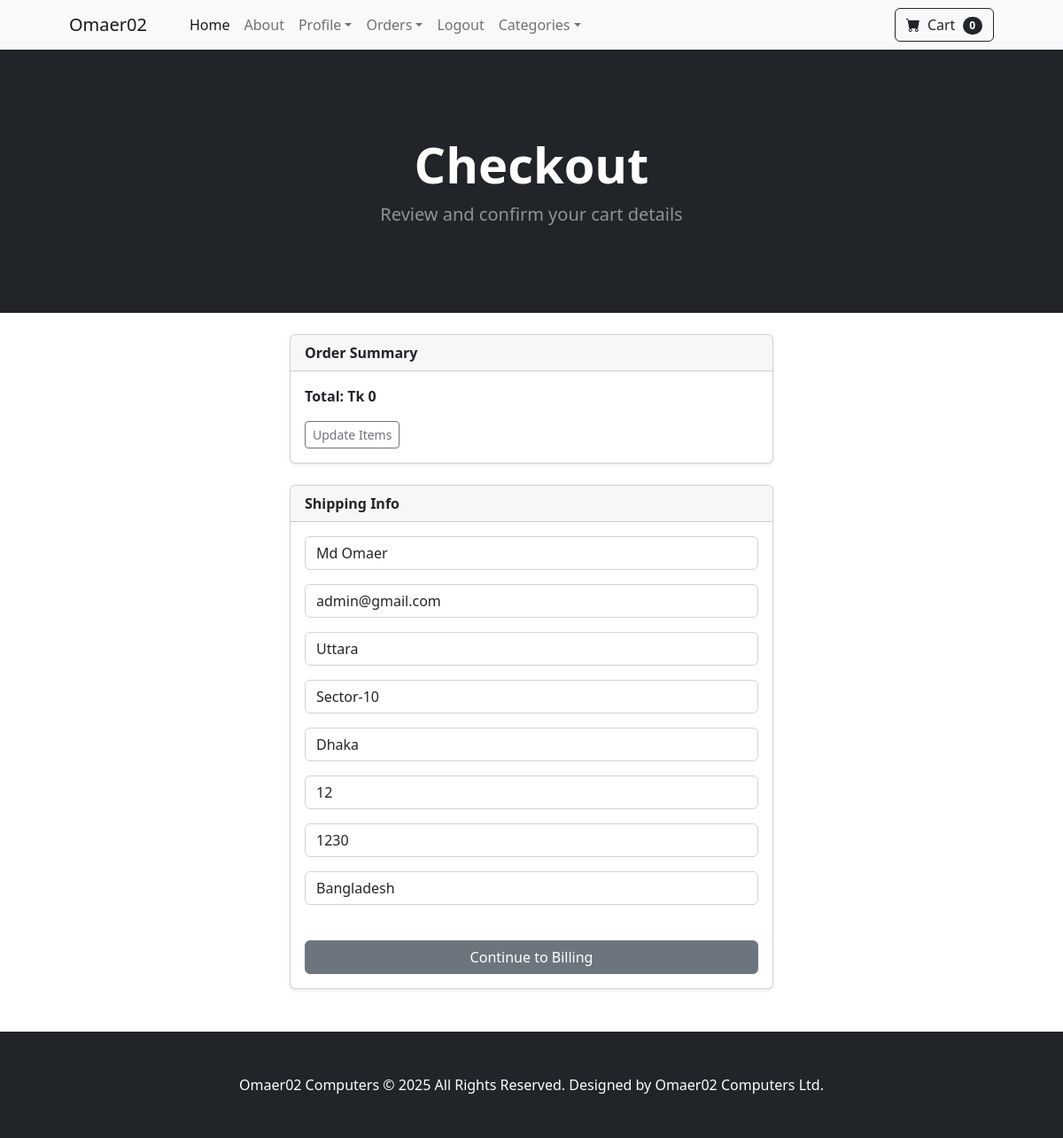
The app's page /payment/checkout (signed in) with its own data.
### payment/models.py (models this page shows, shortened)
class ShippingAddress(models.Model):
    user = models.ForeignKey(User, on_delete=models.CASCADE, null=True, blank=True)
    shippingFullName= models.CharField(max_length=255)
    shippingEmail = models.CharField(max_length=255)
    shippingAddress1 = models.CharField(max_length=255)
    shippingAddress2 = models.CharField(max_length=255, null=True, blank=True)
    shippingCity = models.CharField(max_length=255)
    shippingState = models.CharField(max_length=255, null=True, blank=True)
    shippningZipcode = models.CharField(max_length=255)
    shippingCountry = models.CharField(max_length=255)
    class Meta:
        verbose_name_plural = "Shipping Address"

### payment/views.py (the view)
# urls.py: path('checkout', views.checkout, name='checkout'),
def checkout(request):
    cart = Cart(request)
    cartProducts = cart.get_prods
    quantities = cart.get_quants
    totals = cart.cart_total()
    if request.user.is_authenticated:
        shippingUser = ShippingAddress.objects.get(user__id=request.user.id)
        shipping_form = ShippingForm(request.POST or None, instance=shippingUser)
        return render(request, "payment/checkout.html", {"cartProducts":cartProducts, "quantities":quantities, "totals":totals, "shipping_form":shipping_form})
    else:
        shipping_form = ShippingForm(request.POST or None)
        return render(request, "payment/checkout.html", {"cartProducts":cartProducts, "quantities":quantities, "totals":totals, "shipping_form":shipping_form})

### cart/cart.py (called while the page is built, shortened)
    def cart_total(self):
        productsIds = self.cart.keys()
        products = Product.objects.filter(id__in=productsIds)
        quantities = self.cart
        total=0
        return total

    def __len__(self):
        return len(self.cart)

    def get_prods(self):
        productIds = self.cart.keys()
        products = Product.objects.filter(id__in=productIds)
        return products

### cart/contextProcessors.py (called while the page is built)
def cart(request):
    return {'cart': Cart(request)}

### payment/templates/payment/checkout.html (shortened to what this page needs)
{% extends 'base.html' %}
{% block content %}
<header class="bg-dark py-5">
    <div class="container px-4 px-lg-5 my-5">
        <div class="text-center text-white">
            <h1 class="display-4 fw-bolder">Checkout</h1>
            <p class="lead fw-normal text-white-50 mb-0">Review and confirm your cart details</p>
        </div>
    </div>
</header>
<br />
<div class="container">
    <div class="row">
        <div class="col-md-6 offset-md-3">
            <div class="card mb-4 shadow-sm">
                <div class="card-header">
                    <strong>Order Summary</strong>
                </div>
                <div class="card-body">
                    <p><strong>Total: Tk {{ totals }}</strong></p>
                    <a href="{% url 'cartSummery' %}" class="btn btn-sm btn-outline-secondary">Update Items</a>
                </div>
            </div>
            <div class="card mb-4 shadow-sm">
                <div class="card-header">
                    <strong>Shipping Info</strong>
                </div>
                <div class="card-body">
                    <form method="POST" action="{% url 'billingInfo' %}">
                        {{ shipping_form.as_p }}
                        <br />
                        <button type="submit" class="btn btn-secondary w-100">Continue to Billing</button>
                    </form>
                </div>
            </div>
        </div>
    </div>
</div>
<br />
{% endblock %}

### records on screen
ShippingAddress: shippingFullName "Md Omaer", shippingEmail "admin@gmail.com", shippingAddress1 "Uttara", shippingAddress2 "Sector-10", shippingCity "Dhaka", shippingState "12", shippningZipcode "1230", shippingCountry "Bangladesh"

### other values on screen
{{ cart|length }} "0"
{{ totals }} "0"
